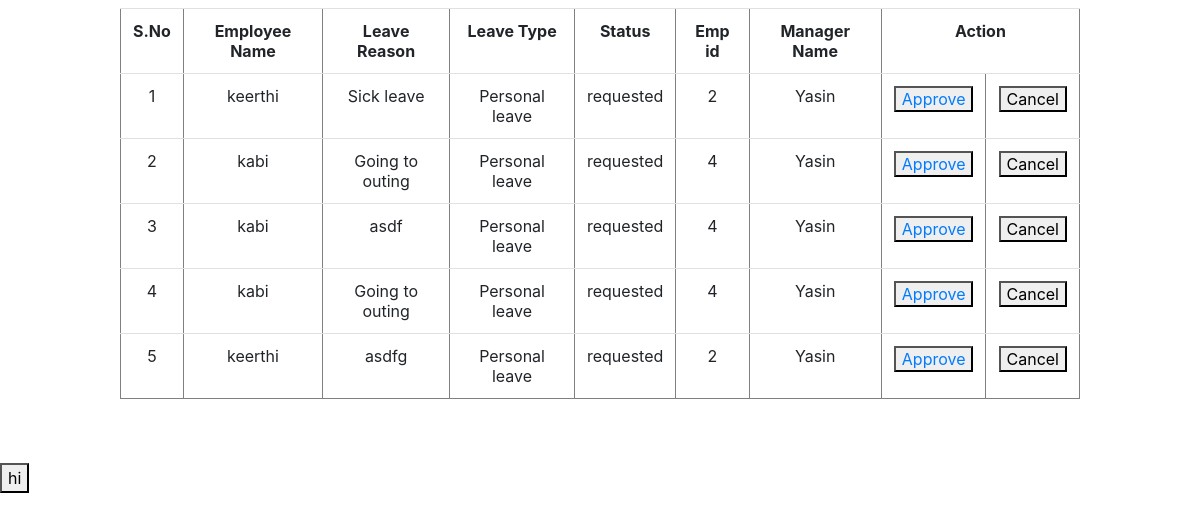
The page /approves/ (signed in) on the database its author committed.
### lmsapp/models.py (models this page shows)
class LeaveRequest(models.Model):
    emp_name = models.ForeignKey(User, on_delete=models.CASCADE)
    leave_reason = models.CharField(max_length=100)
    leave_type = models.CharField(max_length=20, choices=LEAVE_TYPE)
    from_date = models.DateTimeField(default=datetime.datetime.now)
    to_date = models.DateTimeField(default=datetime.datetime.now)
    no_of_days = models.IntegerField()
    cancel_reason = models.CharField(max_length=100)
    manager_name = models.CharField(max_length=50)
    status = models.CharField(max_length=100, default='requested')

### lmsapp/views.py (the view)
# urls.py: path('approves/', views.approve_cancel),
@login_required(login_url='/login')
def approve_cancel(request):
    serializer_class = ListSerializer()
    form = serializer_class
    value = LeaveRequest.objects.filter(status='requested')
    return render(request, 'approve_leave.html', {'form':form, 'value':value})

### lmsapp/templates/approve_leave.html (shortened to what this page needs)
<html>
    <head>
        <link rel='stylesheet' href='../DJANGO/boot/css/bootstrap.min.css'>
        <link rel="stylesheet" href="https://maxcdn.bootstrapcdn.com/bootstrap/4.4.1/css/bootstrap.min.css">
    </head>
    <body>
        <center>
            <div><h5><caption>{{header}}</caption></h5>
                <table class='table table-hover' border='1' style='border-collapse:collapse; width:80%; text-align:center;'>
                    <tr>
                        <th>S.No</th>
                        <th>Employee Name</th>
                        <th>Leave Reason</th>
                        <th>Leave Type</th>
                        <th>Status</th>
                        <th>Emp id</th>
                        <th>Manager Name</th>
                        <th colspan='2'>Action</th>
                    </tr>
                    {% if value %}
                        {% for i in value %}
                            <tr>
                                <td>{{ forloop.counter }}</td>
                                <td>{{i.emp_name}}</td>
                                <td>{{i.leave_reason}}</td>
                                <td>{{i.leave_type}}</td>
                                <td>{{i.status}}</td>
                                <td>{{i.emp_name_id}}</td>
                                <td>{{i.manager_name}}</td>
                                <td>
                                    <button class='color'><a href='/approved/{{i.id}}'>Approve</a></button>
                                </td>
                                <td>
                                    <button onclick="fun()">Cancel</button>
                                </td>
                            </tr>
                        {% endfor %}
                    {% else %}
                        <tr>
                            <td colspan='7'>No requested leave found</td>
                        </tr>
                    {% endif %}
                </table><br><br>
            </div>
        </center>
        <div>
            <button id="demo" onclick="fun()">hi</button>
        </div>
    </body>
</html>

### lmsapp/templates/approve_leave.html (style rules this page uses)
.color { color: rgb(57, 147, 250); }

### rows shown on the page
LeaveRequest: emp_name "keerthi", leave_reason "Sick leave", leave_type "Personal leave", status "requested", emp_name_id "2", manager_name "Yasin"
LeaveRequest: emp_name "kabi", leave_reason "Going to outing", leave_type "Personal leave", status "requested", emp_name_id "4", manager_name "Yasin"
LeaveRequest: emp_name "kabi", leave_reason "asdf", leave_type "Personal leave", status "requested", emp_name_id "4", manager_name "Yasin"
LeaveRequest: emp_name "kabi", leave_reason "Going to outing", leave_type "Personal leave", status "requested", emp_name_id "4", manager_name "Yasin"
LeaveRequest: emp_name "keerthi", leave_reason "asdfg", leave_type "Personal leave", status "requested", emp_name_id "2", manager_name "Yasin"
